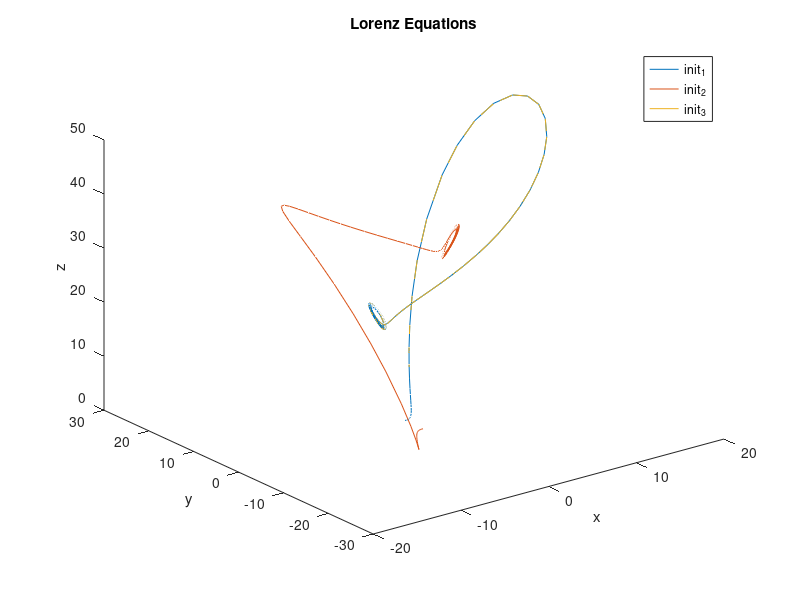

This chart was generated by the following MATLAB code:
%problem 7
clear;
clc;

sig = 10;
b = 8/3;
r = 28;

init_1 = [0, 2, 0];
init_2 = [0, -2, 0];
init_3 = [0, 2.01, 0];

func = @(t,x)[sig*(x(2)-x(1)); r*x(1)-x(2)-x(1)*x(3); x(1)*x(2)-b*x(3)];
tspan = [0,5];

[t, x1] = ode45(func, tspan, init_1);
[t, x2] = ode45(func, tspan, init_2);
[t, x3] = ode45(func, tspan, init_3);

figure(1)
plot3(x1(:,1), x1(:,2), x1(:,3));
hold on;
plot3(x2(:,1), x2(:,2), x2(:,3));
plot3(x3(:,1), x3(:,2), x3(:,3));
xlabel('x');
ylabel('y');
zlabel('z');
legend('init_1','init_2','init_3');
title('Lorenz Equations');

% figure(1)
% plot3(x1(:,1), x1(:,2), x1(:,3));
% xlabel('x');
% ylabel('y');
% zlabel('z');
% title('(0,2,0) initial conditions');

% figure(2)
% plot3(x2(:,1), x2(:,2), x2(:,3));
% xlabel('x');
% ylabel('y');
% zlabel('z');
% title('(0,-2,0) initial conditions');
% 
% figure(3)
% plot3(x3(:,1), x3(:,2), x3(:,3));
% xlabel('x');
% ylabel('y');
% zlabel('z');
% title('(0,2.01,0) initial conditions');
% 
